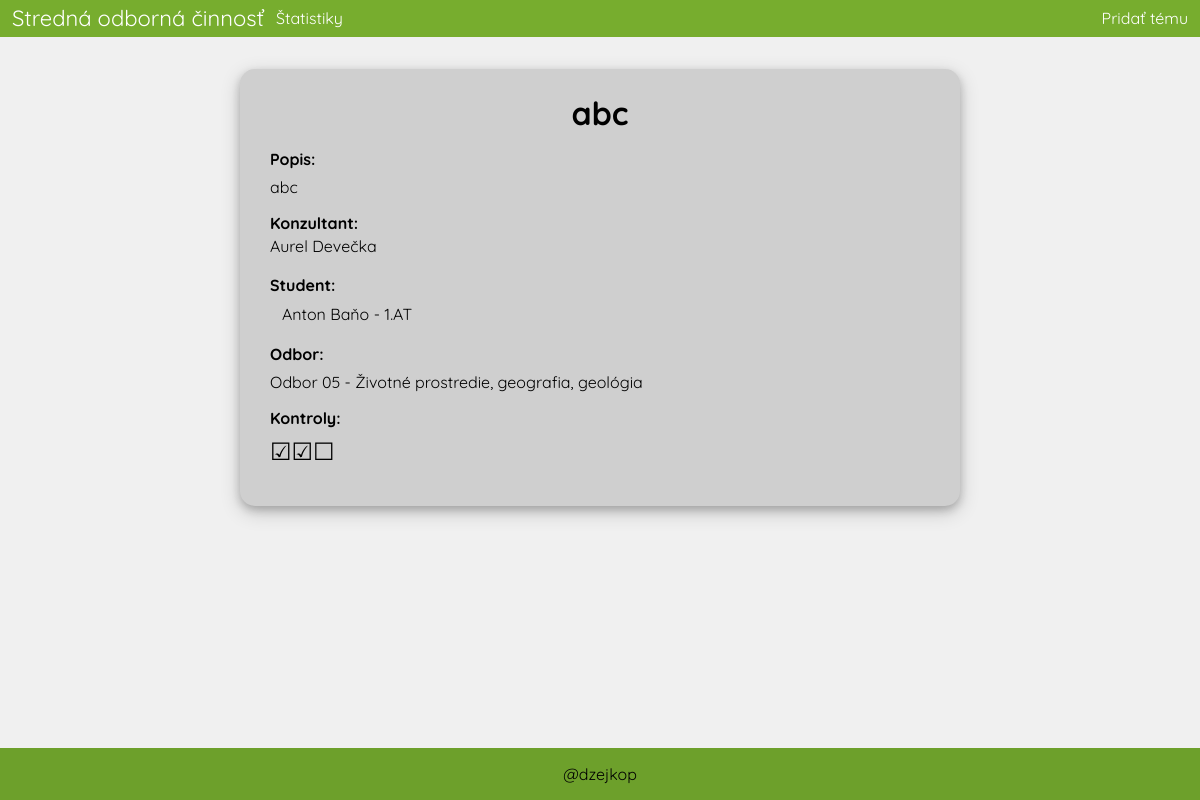
/soc/tema/17, run on an earlier commit of the app's database.
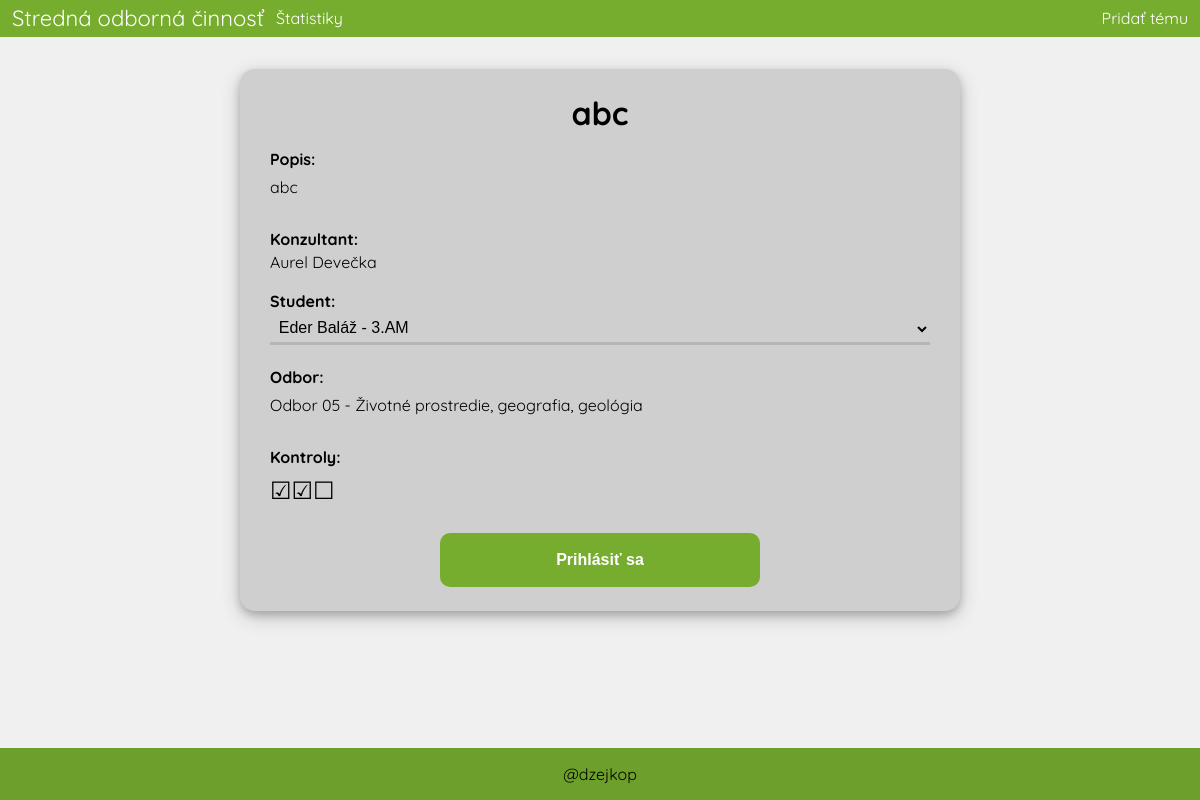
And on a later commit of the database.
### soc/models.py (models this page shows, shortened)
class Tema(models.Model):
    nazov = models.CharField(max_length=80)
    popis = models.TextField(max_length=500)
    conzultant = models.ForeignKey(Ucitel, on_delete=models.CASCADE,default=1)
    student = models.ForeignKey(Student, on_delete=models.SET_NULL, null=True, blank=True)
    odbor = models.ForeignKey(Odbor, on_delete=models.CASCADE,default=1)
    dostupnost = models.ForeignKey(Dostupnost, on_delete=models.CASCADE,default=1)
    kontroly = models.IntegerField(default=0)
    class Meta:
        verbose_name = "Tema"
        verbose_name_plural = "Temy"
        ordering = ["dostupnost_id","nazov"]

class Student(models.Model):
    id = models.AutoField(primary_key=True)
    meno = models.CharField(max_length=30)
    priezvisko = models.CharField(max_length=30)
    email = models.EmailField(max_length=50)
    heslo = models.CharField(max_length=30)
    trieda = models.CharField(max_length=10)
    def __str__(self):
        return f"{self.meno} {self.priezvisko}"
    class Meta:
        verbose_name = "Student"
        verbose_name_plural = "Studenti"
        ordering = ['priezvisko']

class Ucitel(models.Model):
    id = models.AutoField(primary_key=True)
    meno = models.CharField(max_length=30)
    priezvisko = models.CharField(max_length=30)
    email = models.EmailField(max_length=50)
    heslo = models.CharField(max_length=30)
    def __str__(self):
        return f"{self.meno} {self.priezvisko}"
    class Meta:
        verbose_name = "Ucitel"
        verbose_name_plural = "Ucitelia"
        ordering = ['priezvisko']

class Odbor(models.Model):
    nazov = models.CharField(max_length=80)
    def __str__(self):
        return f"{self.nazov}"
    class Meta:
        verbose_name = "Odbor"
        verbose_name_plural = "Odbori"

### soc/views.py (the view, shortened to what this page needs)
# urls.py: path('tema/<tema_id>',views.tema_detail, name="tema"),
def tema_detail(request,tema_id):
    succ_message = ""
    err_message = ""
    tema = Tema.objects.get(pk=tema_id)
    studenti = Student.objects.all()
    return render(request, 'soc/tema.html', {"tema": tema,"studenti": studenti,"err_message":err_message,"succ_message":succ_message})

### soc/templates/soc/tema.html (shortened to what this page needs)
{% extends "base.html" %}
{% load static %}
{% block style%}
    <link rel="stylesheet" href="{% static 'soc/css/info_tema.css' %}">
{% endblock style%}
{% block content %}
<main>
    <div class="main_wrap">
        {% if tema.student == null%}
        <form method="post">
            {% endif %}
            <h1>{{tema.nazov}}</h1>
            <p class="nadpis_detail"><strong>Popis: </strong></p>
            <p class="popis">{{ tema.popis }}</p>
            <p class="nadpis_detail"><strong>Konzultant: </strong></p>
            <a href="{% url 'ucitel' ucitel_id=tema.conzultant.id %}" class="popis_a_tema special_black" id="konzultant" data-id="{{tema.conzultant.id}}">{{ tema.conzultant }}</a>
            <p class="nadpis_detail"><strong>Student: </strong></p>
            {% if tema.student != null%}
                <a href="{% url 'student' student_id=tema.student.id %}" class="popis_a special_black" id="student" data-id="{{tema.student.id}}">{{ tema.student }} - {{tema.student.trieda}}</a>
            {% else %}
                <select id="student" name="student" class="dropdown">
                    {% for student in studenti%}
                    <option value="{{student.id}}">{{student.meno}} {{student.priezvisko}} - {{student.trieda}}</option>
                    {% endfor %}
                </select>
            {% endif %}
            <p class="nadpis_detail"><strong>Odbor: </strong></p>
            <p class="popis" id="odbor" data-id="{{tema.odbor.id}}">{{ tema.odbor }}</p>
            <p class="nadpis_detail"><strong>Kontroly: </strong></p>
            <p class="popis" id="kontroly" data-id="{{tema.kontroly}}"></p>
            {% if tema.student == null%}
            <div class="part_button">
                <input type="submit" value="Prihlásiť sa" class="button">
            </div>
        </form>
        {% endif %}
    </div>
</main>
{% endblock content %}

What changed in the data, as far as the page shows it:
changed Tema "abc": student_id 141 → empty (drawn); student "Anton Baňo" → (not shown); student.trieda "1.AT" → (not shown)
Also different on the page:
form field student: (not shown) → "Eder Baláž - 3.AM"
form field value: (not shown) → "Prihlásiť sa"
